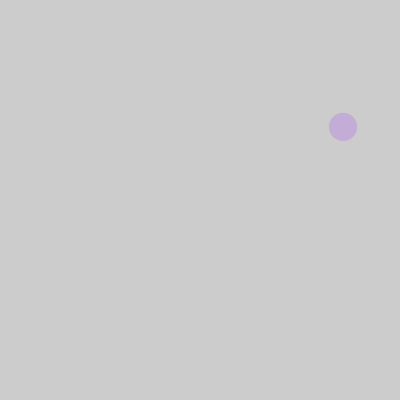
Frame 1 (no input)
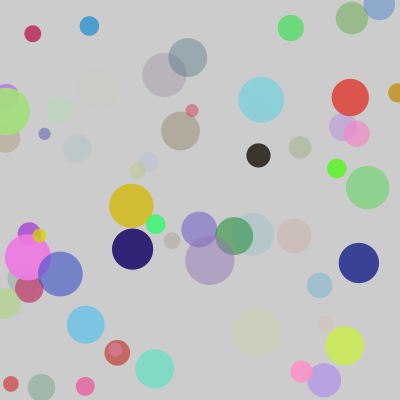
Frame 60 (the mouse pressed at the canvas centre just before this capture)
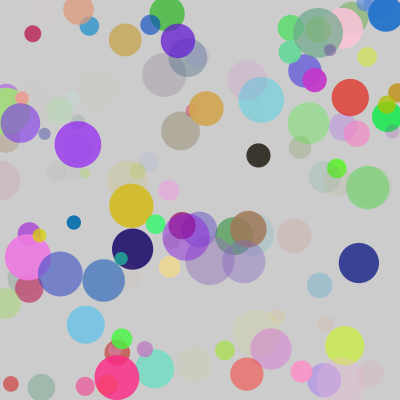
Frame 120 (the mouse held since frame 60 and released just before this capture)

The Processing sketch that drew these frames (run headless with seeded random() and noise(); from frame 60 on, the mouse is pressed at the canvas centre):

// Processing sketch: bubbles_expirement
// ── bubbles_expirement.pde
float circleX = 10;
float circleY = 200;
float w = 40;
float h = 40;
float r;
float g;
float b;
float a;


void setup()
{
  size(400,400);
  smooth();
}

void draw()
{
 
  r = random(255);
  g=random(255);
  b=random(255);
  a=random(255);
 noStroke();
 fill(r,g,b,a);
  circleX = random(width);
  circleY = random(height);
  w = random(10,50);
  h = w;
  ellipse(circleX,circleY,w,h);
}
